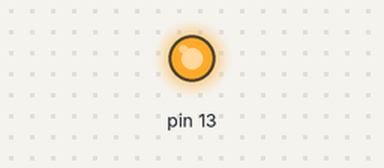
Bench run of a sketch on a simulated SparkFun Pro Micro, built with avr-gcc and run on an emulated ATmega32U4. Parts: output pins drawn as LEDs (lit = HIGH). What the sketch prints to the serial monitor is not drawn.

Above: at 0.1 s.
Timing chart, 0 to 1.6 s (numbered marks = the images above):
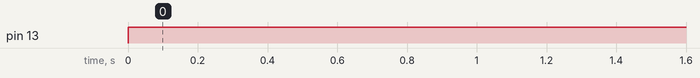

The sketch:

usb_mic.ino
```cpp
// USB-микрофон: Arduino Leonardo (или Nano/Uno) + модуль KY-037 / KY-038.
//
// Плата оцифровывает сигнал с аналогового выхода модуля (AO) с частотой
// SAMPLE_RATE и шлёт сэмплы по USB-Serial. На компьютере их принимает
// host/usb_mic.py и выводит в звуковое устройство (например, VB-Cable,
// чтобы Discord/Zoom/OBS видели это как микрофон).
//
// Подключение:
//   KY-037  AO -> A0
//   KY-037  G  -> GND
//   KY-037  +  -> 5V
//   (DO и подстроечник не нужны: подстроечник влияет только на DO)
//
// Для DIFF_MODE 1 (усилитель Leonardo) ещё потенциометр:
//   крайние ноги -> 5V и GND, средняя -> A5
//   (желательно конденсатор 10 мкФ между A5 и GND: минус — к GND)
//
// Формат потока: каждый 10-битный сэмпл = 2 байта
//   1-й байт: 1 0 0 0 0 b9 b8 b7   (старший бит = 1 — маркер начала)
//   2-й байт: 0 b6 b5 b4 b3 b2 b1 b0
// Так приёмник сам находит границы сэмплов, даже если начал читать с середины.

#include <Arduino.h>

const uint16_t SAMPLE_RATE = 16000;  // Гц. 8000 — меньше шума от USB, но глуше звук
const uint8_t  MIC_PIN     = A0;

// 1 = внутренний опорник (2.56 В на Leonardo, 1.1 В на Nano/Uno) — выше
// чувствительность, но только если постоянная составляющая сигнала ниже
// опорного напряжения. Скрипт на ПК показывает её как "DC" — проверь там.
#define USE_INTERNAL_REF 0

// Дифференциальный режим с усилителем (есть только у ATmega32U4 — Leonardo,
// Pro Micro). АЦП измеряет РАЗНИЦУ между A0 (микрофон) и A5 (потенциометр)
// и усиливает её в DIFF_GAIN раз. Потенциометром выставляем на A5 то же
// напряжение, что и постоянная составляющая микрофона, — тогда остаётся
// только звук, и он усиливается. Подробнее — в README, раздел про усилитель.
//   0 — обычный режим: A0 относительно земли
//   1 — дифференциальный: A0 минус A5, с усилением
#define DIFF_MODE 1
#define DIFF_GAIN 10   // 10 (начни с этого) или 40 (чувствительнее, но надо точнее крутить)

#if DIFF_MODE && !defined(__AVR_ATmega32U4__)
#error "Дифференциальный режим есть только у ATmega32U4 (Leonardo, Pro Micro). Поставь DIFF_MODE 0."
#endif

// Кольцевой буфер на 256 сэмплов (16 мс при 16 кГц).
// uint8_t-индексы переполняются сами и читаются атомарно.
volatile uint16_t ring[256];
volatile uint8_t  head = 0;
volatile uint8_t  tail = 0;

ISR(TIMER1_COMPA_vect) {
  uint16_t v = ADC;          // результат предыдущего преобразования
#if DIFF_MODE
  // В дифференциальном режиме результат знаковый (-512..511). Сдвигаем в
  // 0..1023, чтобы формат потока не менялся: 512 = «разницы нет».
  v = (v ^ 0x200) & 0x3FF;
#endif
  ADCSRA |= _BV(ADSC);       // запускаем следующее
  uint8_t next = head + 1;
  if (next != tail) {        // если буфер полон — сэмпл теряется
    ring[head] = v;
    head = next;
  }
}

void setup() {
  // На Leonardo скорость игнорируется (настоящий USB), на Nano/Uno нужен
  // 1 Мбод: 16000 сэмплов * 2 байта * 10 бит = 320 кбит/с.
  Serial.begin(1000000);
  pinMode(LED_BUILTIN, OUTPUT);

#if DIFF_MODE
  // Коды MUX5:0 из таблицы 24-4 даташита ATmega32U4:
  //   ADC7 - ADC0, усиление 10x = 0b101011, 40x = 0b110011.
  // На Leonardo ADC7 — это пин A0, ADC0 — пин A5.
  const uint8_t mux  = (DIFF_GAIN == 40) ? 0b110011 : 0b101011;
  const uint8_t refs = USE_INTERNAL_REF ? (_BV(REFS1) | _BV(REFS0)) : _BV(REFS0);
  ADMUX  = refs | (mux & 0x1F);
  ADCSRB = (ADCSRB & ~_BV(MUX5)) | ((mux & 0x20) ? _BV(MUX5) : 0);
  DIDR0 |= _BV(ADC0D) | _BV(ADC7D);  // отключаем цифровые входы — меньше шума

  // Делитель 64: 250 кГц, преобразование ~52 мкс — успевает за 62.5 мкс
  // при 16 кГц, а усилителю АЦП медленный тактовый сигнал полезнее.
  ADCSRA = (ADCSRA & ~0x07) | _BV(ADPS2) | _BV(ADPS1);
#else
#if USE_INTERNAL_REF
  analogReference(INTERNAL);
#endif
  // analogRead() выставляет мультиплексор АЦП на нужный пин (на Leonardo
  // это нетривиально), дальше пользуемся этой настройкой напрямую.
  analogRead(MIC_PIN);
  analogRead(MIC_PIN);

  // Делитель АЦП 32: 16 МГц / 32 = 500 кГц, одно преобразование ~26 мкс
  // (у Arduino по умолчанию 128 — слишком медленно для звука).
  ADCSRA = (ADCSRA & ~0x07) | _BV(ADPS2) | _BV(ADPS0);
#endif

  // Timer1 в режиме CTC тикает ровно SAMPLE_RATE раз в секунду.
  noInterrupts();
  TCCR1A = 0;
  TCCR1B = _BV(WGM12) | _BV(CS10);  // CTC, без предделителя
  TCNT1  = 0;
  OCR1A  = F_CPU / SAMPLE_RATE - 1;
  TIMSK1 = _BV(OCIE1A);
  interrupts();

  ADCSRA |= _BV(ADSC);
}

void loop() {
  // Пока на ПК никто не открыл порт, просто выбрасываем сэмплы.
  // Не используем `if (!Serial)`: на Leonardo эта проверка каждый раз
  // ждёт 10 мс, и из 16000 сэмплов в секунду доходило только ~3000.
#ifdef USBCON
  bool connected = Serial.dtr();
#else
  bool connected = true;
#endif
  if (!connected) {
    tail = head;
    digitalWrite(LED_BUILTIN, LOW);
    return;
  }
  digitalWrite(LED_BUILTIN, HIGH);

  uint8_t out[64];  // 64 байта = один USB-пакет
  uint8_t n = 0;
  while (tail != head && n < sizeof(out)) {
    uint16_t v = ring[tail];
    tail = tail + 1;
    out[n++] = 0x80 | (v >> 7);
    out[n++] = v & 0x7F;
  }
  if (n) Serial.write(out, n);
}
```

Measured:
- by itself, pin 13: LOW → HIGH at 0.00 s
